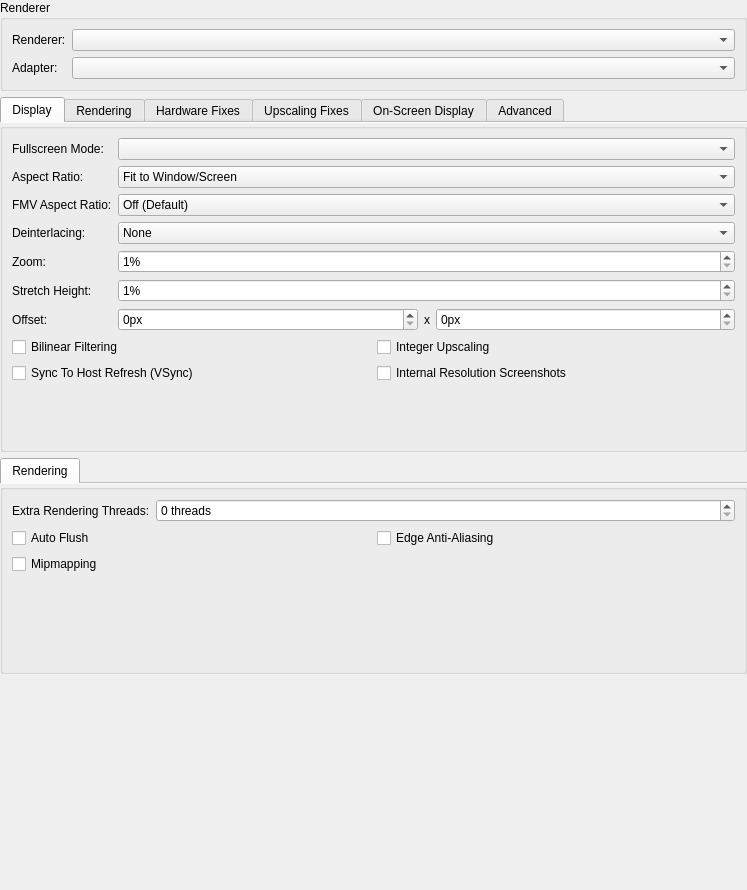
<?xml version="1.0" encoding="UTF-8"?>
<ui version="4.0">
 <class>GraphicsSettingsWidget</class>
 <widget class="QWidget" name="GraphicsSettingsWidget">
  <property name="geometry">
   <rect>
    <x>0</x>
    <y>0</y>
    <width>747</width>
    <height>890</height>
   </rect>
  </property>
  <property name="windowTitle">
   <string>Form</string>
  </property>
  <layout class="QVBoxLayout" name="verticalLayout">
   <property name="leftMargin">
    <number>0</number>
   </property>
   <property name="topMargin">
    <number>0</number>
   </property>
   <property name="rightMargin">
    <number>0</number>
   </property>
   <property name="bottomMargin">
    <number>0</number>
   </property>
   <item>
    <widget class="QGroupBox" name="groupBox_3">
     <property name="title">
      <string>Renderer</string>
     </property>
     <layout class="QFormLayout" name="formLayout">
      <item row="0" column="0">
       <widget class="QLabel" name="label_4">
        <property name="text">
         <string>Renderer:</string>
        </property>
       </widget>
      </item>
      <item row="0" column="1">
       <widget class="QComboBox" name="renderer"/>
      </item>
      <item row="1" column="0">
       <widget class="QLabel" name="label_3">
        <property name="text">
         <string>Adapter:</string>
        </property>
       </widget>
      </item>
      <item row="1" column="1">
       <widget class="QComboBox" name="adapter"/>
      </item>
     </layout>
    </widget>
   </item>
   <item>
    <widget class="QTabWidget" name="hardwareRendererGroup">
     <property name="currentIndex">
      <number>0</number>
     </property>
     <property name="documentMode">
      <bool>true</bool>
     </property>
     <widget class="QGroupBox" name="gameDisplayTab">
      <attribute name="title">
       <string>Display</string>
      </attribute>
      <layout class="QFormLayout" name="formLayout_7">
       <item row="0" column="0">
        <widget class="QLabel" name="label_28">
         <property name="text">
          <string>Fullscreen Mode:</string>
         </property>
        </widget>
       </item>
       <item row="0" column="1">
        <widget class="QComboBox" name="fullscreenModes"/>
       </item>
       <item row="1" column="0">
        <widget class="QLabel" name="label_27">
         <property name="text">
          <string>Aspect Ratio:</string>
         </property>
        </widget>
       </item>
       <item row="1" column="1">
        <widget class="QComboBox" name="aspectRatio">
         <item>
          <property name="text">
           <string>Fit to Window/Screen</string>
          </property>
         </item>
         <item>
          <property name="text">
           <string>Standard (4:3)</string>
          </property>
         </item>
         <item>
          <property name="text">
           <string>Widescreen (16:9)</string>
          </property>
         </item>
        </widget>
       </item>
       <item row="2" column="0">
        <widget class="QLabel" name="label_22">
         <property name="text">
          <string>FMV Aspect Ratio:</string>
         </property>
        </widget>
       </item>
       <item row="2" column="1">
        <widget class="QComboBox" name="fmvAspectRatio">
         <item>
          <property name="text">
           <string>Off (Default)</string>
          </property>
         </item>
         <item>
          <property name="text">
           <string>Standard (4:3)</string>
          </property>
         </item>
         <item>
          <property name="text">
           <string>Widescreen (16:9)</string>
          </property>
         </item>
        </widget>
       </item>
       <item row="3" column="0">
        <widget class="QLabel" name="label_23">
         <property name="text">
          <string>Deinterlacing:</string>
         </property>
        </widget>
       </item>
       <item row="3" column="1">
        <widget class="QComboBox" name="interlacing">
         <item>
          <property name="text">
           <string>None</string>
          </property>
         </item>
         <item>
          <property name="text">
           <string>Weave (Top Field First, Sawtooth)</string>
          </property>
         </item>
         <item>
          <property name="text">
           <string>Weave (Bottom Field First, Sawtooth)</string>
          </property>
         </item>
         <item>
          <property name="text">
           <string>Bob (Top Field First)</string>
          </property>
         </item>
         <item>
          <property name="text">
           <string>Bob (Bottom Field First)</string>
          </property>
         </item>
         <item>
          <property name="text">
           <string>Blend (Top Field First, Half FPS)</string>
          </property>
         </item>
         <item>
          <property name="text">
           <string>Blend (Bottom Field First, Half FPS)</string>
          </property>
         </item>
         <item>
          <property name="text">
           <string>Automatic (Default)</string>
          </property>
         </item>
        </widget>
       </item>
       <item row="4" column="0">
        <widget class="QLabel" name="label_21">
         <property name="text">
          <string>Zoom:</string>
         </property>
        </widget>
       </item>
       <item row="4" column="1">
        <widget class="QSpinBox" name="zoom">
         <property name="suffix">
          <string>%</string>
         </property>
         <property name="minimum">
          <number>1</number>
         </property>
         <property name="maximum">
          <number>300</number>
         </property>
        </widget>
       </item>
       <item row="5" column="0">
        <widget class="QLabel" name="label_24">
         <property name="text">
          <string>Stretch Height:</string>
         </property>
        </widget>
       </item>
       <item row="5" column="1">
        <widget class="QSpinBox" name="stretchY">
         <property name="suffix">
          <string>%</string>
         </property>
         <property name="minimum">
          <number>1</number>
         </property>
         <property name="maximum">
          <number>300</number>
         </property>
        </widget>
       </item>
       <item row="6" column="0">
        <widget class="QLabel" name="label_26">
         <property name="text">
          <string>Offset:</string>
         </property>
        </widget>
       </item>
       <item row="6" column="1">
        <layout class="QHBoxLayout" name="horizontalLayout_3" stretch="1,0,1">
         <item>
          <widget class="QSpinBox" name="offsetX">
           <property name="suffix">
            <string>px</string>
           </property>
           <property name="maximum">
            <number>1000</number>
           </property>
          </widget>
         </item>
         <item>
          <widget class="QLabel" name="label_25">
           <property name="text">
            <string>x</string>
           </property>
          </widget>
         </item>
         <item>
          <widget class="QSpinBox" name="offsetY">
           <property name="suffix">
            <string>px</string>
           </property>
           <property name="maximum">
            <number>1000</number>
           </property>
          </widget>
         </item>
        </layout>
       </item>
       <item row="7" column="0" colspan="2">
        <layout class="QGridLayout" name="gridLayout_5">
         <item row="0" column="2">
          <widget class="QCheckBox" name="integerScaling">
           <property name="text">
            <string>Integer Upscaling</string>
           </property>
          </widget>
         </item>
         <item row="0" column="1">
          <widget class="QCheckBox" name="bilinearFiltering">
           <property name="text">
            <string>Bilinear Filtering</string>
           </property>
          </widget>
         </item>
         <item row="1" column="1">
          <widget class="QCheckBox" name="vsync">
           <property name="text">
            <string>Sync To Host Refresh (VSync)</string>
           </property>
          </widget>
         </item>
         <item row="1" column="2">
          <widget class="QCheckBox" name="internalResolutionScreenshots">
           <property name="text">
            <string>Internal Resolution Screenshots</string>
           </property>
          </widget>
         </item>
        </layout>
       </item>
      </layout>
     </widget>
     <widget class="QGroupBox" name="hardwareRenderingTab">
      <attribute name="title">
       <string>Rendering</string>
      </attribute>
      <layout class="QFormLayout" name="formLayout_4">
       <item row="0" column="0">
        <widget class="QLabel" name="label">
         <property name="text">
          <string>Internal Resolution:</string>
         </property>
        </widget>
       </item>
       <item row="0" column="1">
        <widget class="QComboBox" name="upscaleMultiplier">
         <item>
          <property name="text">
           <string>Custom</string>
          </property>
         </item>
         <item>
          <property name="text">
           <string>Native (PS2)</string>
          </property>
         </item>
         <item>
          <property name="text">
           <string>2x Native (~720p)</string>
          </property>
         </item>
         <item>
          <property name="text">
           <string>3x Native (~1080p)</string>
          </property>
         </item>
         <item>
          <property name="text">
           <string>4x Native (~1440p/2K)</string>
          </property>
         </item>
         <item>
          <property name="text">
           <string>5x Native (~1620p)</string>
          </property>
         </item>
         <item>
          <property name="text">
           <string>6x Native (~2160p/4K)</string>
          </property>
         </item>
         <item>
          <property name="text">
           <string>7x Native (~2520p)</string>
          </property>
         </item>
         <item>
          <property name="text">
           <string>8x Native (~2280p)</string>
          </property>
         </item>
        </widget>
       </item>
       <item row="1" column="0">
        <widget class="QLabel" name="label_6">
         <property name="text">
          <string>Mipmapping:</string>
         </property>
        </widget>
       </item>
       <item row="1" column="1">
        <widget class="QComboBox" name="mipmapping">
         <item>
          <property name="text">
           <string>Automatic (Default)</string>
          </property>
         </item>
         <item>
          <property name="text">
           <string>Off</string>
          </property>
         </item>
         <item>
          <property name="text">
           <string>Basic (Generated Mipmaps)</string>
          </property>
         </item>
         <item>
          <property name="text">
           <string>Full (PS2 Mipmaps)</string>
          </property>
         </item>
        </widget>
       </item>
       <item row="2" column="0">
        <widget class="QLabel" name="label_13">
         <property name="text">
          <string>Texture Filtering:</string>
         </property>
        </widget>
       </item>
       <item row="2" column="1">
        <widget class="QComboBox" name="textureFiltering">
         <item>
          <property name="text">
           <string>Nearest</string>
          </property>
         </item>
         <item>
          <property name="text">
           <string>Bilinear (Forced)</string>
          </property>
         </item>
         <item>
          <property name="text">
           <string>Bilinear (PS2)</string>
          </property>
         </item>
         <item>
          <property name="text">
           <string>Bilinear (Forced excluding sprite)</string>
          </property>
         </item>
        </widget>
       </item>
       <item row="3" column="0">
        <widget class="QLabel" name="label_11">
         <property name="text">
          <string>Trilinear Filtering:</string>
         </property>
        </widget>
       </item>
       <item row="3" column="1">
        <widget class="QComboBox" name="trilinearFiltering">
         <item>
          <property name="text">
           <string>None (Default)</string>
          </property>
         </item>
         <item>
          <property name="text">
           <string>Trilinear (PS2)</string>
          </property>
         </item>
         <item>
          <property name="text">
           <string>Trilinear (Forced)</string>
          </property>
         </item>
        </widget>
       </item>
       <item row="4" column="0">
        <widget class="QLabel" name="label_5">
         <property name="text">
          <string>Anisotropic Filtering:</string>
         </property>
        </widget>
       </item>
       <item row="4" column="1">
        <widget class="QComboBox" name="anisotropicFiltering"/>
       </item>
       <item row="5" column="0">
        <widget class="QLabel" name="label_2">
         <property name="text">
          <string>Dithering:</string>
         </property>
        </widget>
       </item>
       <item row="5" column="1">
        <widget class="QComboBox" name="dithering">
         <item>
          <property name="text">
           <string>Off</string>
          </property>
         </item>
         <item>
          <property name="text">
           <string>Scaled</string>
          </property>
         </item>
         <item>
          <property name="text">
           <string>Unscaled (Default)</string>
          </property>
         </item>
        </widget>
       </item>
       <item row="6" column="0">
        <widget class="QLabel" name="label_7">
         <property name="text">
          <string>CRC Fix Level:</string>
         </property>
        </widget>
       </item>
       <item row="6" column="1">
        <widget class="QComboBox" name="crcFixLevel">
         <item>
          <property name="text">
           <string>Automatic (Default)</string>
          </property>
         </item>
         <item>
          <property name="text">
           <string>None (Debug)</string>
          </property>
         </item>
         <item>
          <property name="text">
           <string>Minimum (Debug)</string>
          </property>
         </item>
         <item>
          <property name="text">
           <string>Partial (OpenGL)</string>
          </property>
         </item>
         <item>
          <property name="text">
           <string>Full (Direct3D)</string>
          </property>
         </item>
         <item>
          <property name="text">
           <string>Aggressive</string>
          </property>
         </item>
        </widget>
       </item>
       <item row="7" column="0">
        <widget class="QLabel" name="label_8">
         <property name="text">
          <string>Blending Accuracy:</string>
         </property>
        </widget>
       </item>
       <item row="7" column="1">
        <widget class="QComboBox" name="blending">
         <item>
          <property name="text">
           <string>Minimum (Fastest)</string>
          </property>
         </item>
         <item>
          <property name="text">
           <string>Basic (Recommended)</string>
          </property>
         </item>
         <item>
          <property name="text">
           <string>Medium</string>
          </property>
         </item>
         <item>
          <property name="text">
           <string>High</string>
          </property>
         </item>
         <item>
          <property name="text">
           <string>Full (Very Slow)</string>
          </property>
         </item>
         <item>
          <property name="text">
           <string>Ultra (Ultra Slow)</string>
          </property>
         </item>
        </widget>
       </item>
       <item row="9" column="0" colspan="2">
        <layout class="QGridLayout" name="basicCheckboxGridLayout">
         <item row="1" column="0">
          <widget class="QCheckBox" name="gpuPaletteConversion">
           <property name="text">
            <string>GPU Palette Conversion</string>
           </property>
          </widget>
         </item>
         <item row="0" column="1">
          <widget class="QCheckBox" name="conservativeBufferAllocation">
           <property name="text">
            <string>Conservative Buffer Allocation</string>
           </property>
          </widget>
         </item>
         <item row="0" column="0">
          <widget class="QCheckBox" name="accurateDATE">
           <property name="text">
            <string>Accurate Destination Alpha Test</string>
           </property>
          </widget>
         </item>
         <item row="1" column="1">
          <widget class="QCheckBox" name="enableHWFixes">
           <property name="text">
            <string>Manual Hardware Renderer Fixes</string>
           </property>
          </widget>
         </item>
        </layout>
       </item>
       <item row="8" column="0">
        <widget class="QLabel" name="label_20">
         <property name="text">
          <string>Texture Preloading:</string>
         </property>
        </widget>
       </item>
       <item row="8" column="1">
        <widget class="QComboBox" name="texturePreloading">
         <item>
          <property name="text">
           <string>None</string>
          </property>
         </item>
         <item>
          <property name="text">
           <string>Partial</string>
          </property>
         </item>
         <item>
          <property name="text">
           <string>Full (Hash Cache)</string>
          </property>
         </item>
        </widget>
       </item>
      </layout>
     </widget>
     <widget class="QGroupBox" name="hardwareFixesTab">
      <attribute name="title">
       <string>Hardware Fixes</string>
      </attribute>
      <layout class="QFormLayout" name="formLayout_2">
       <item row="0" column="0">
        <widget class="QLabel" name="label_10">
         <property name="text">
          <string>Half Screen Fix:</string>
         </property>
        </widget>
       </item>
       <item row="0" column="1">
        <widget class="QComboBox" name="halfScreenFix">
         <item>
          <property name="text">
           <string>Automatic (Default)</string>
          </property>
         </item>
         <item>
          <property name="text">
           <string>Force Disabled</string>
          </property>
         </item>
         <item>
          <property name="text">
           <string>Force Enabled</string>
          </property>
         </item>
        </widget>
       </item>
       <item row="1" column="0">
        <widget class="QLabel" name="label_12">
         <property name="text">
          <string>Skipdraw Range:</string>
         </property>
        </widget>
       </item>
       <item row="1" column="1">
        <layout class="QHBoxLayout" name="horizontalLayout">
         <item>
          <widget class="QSpinBox" name="skipDrawStart">
           <property name="maximum">
            <number>10000</number>
           </property>
          </widget>
         </item>
         <item>
          <widget class="QSpinBox" name="skipDrawEnd">
           <property name="maximum">
            <number>10000</number>
           </property>
          </widget>
         </item>
        </layout>
       </item>
       <item row="2" column="0" colspan="2">
        <layout class="QGridLayout" name="gridLayout">
         <item row="0" column="0">
          <widget class="QCheckBox" name="hwAutoFlush">
           <property name="text">
            <string>Auto Flush</string>
           </property>
          </widget>
         </item>
         <item row="0" column="1">
          <widget class="QCheckBox" name="frameBufferConversion">
           <property name="text">
            <string>Frame Buffer Conversion</string>
           </property>
          </widget>
         </item>
         <item row="1" column="0">
          <widget class="QCheckBox" name="disableDepthEmulation">
           <property name="text">
            <string>Disable Depth Emulation</string>
           </property>
          </widget>
         </item>
         <item row="1" column="1">
          <widget class="QCheckBox" name="memoryWrapping">
           <property name="text">
            <string>Memory Wrapping</string>
           </property>
          </widget>
         </item>
         <item row="2" column="0">
          <widget class="QCheckBox" name="disableSafeFeatures">
           <property name="text">
            <string>Disable Safe Features</string>
           </property>
          </widget>
         </item>
         <item row="2" column="1">
          <widget class="QCheckBox" name="preloadFrameData">
           <property name="text">
            <string>Preload Frame Data</string>
           </property>
          </widget>
         </item>
         <item row="3" column="0">
          <widget class="QCheckBox" name="fastTextureInvalidation">
           <property name="text">
            <string>Disable Partial Invalidation</string>
           </property>
          </widget>
         </item>
         <item row="3" column="1">
          <widget class="QCheckBox" name="textureInsideRt">
           <property name="text">
            <string>Texture Inside RT</string>
           </property>
          </widget>
         </item>
        </layout>
       </item>
      </layout>
     </widget>
     <widget class="QGroupBox" name="upscalingFixesTab">
      <attribute name="title">
       <string>Upscaling Fixes</string>
      </attribute>
      <layout class="QFormLayout" name="formLayout_5">
       <item row="0" column="0">
        <widget class="QLabel" name="label_14">
         <property name="text">
          <string>Half Pixel Offset:</string>
         </property>
        </widget>
       </item>
       <item row="0" column="1">
        <widget class="QComboBox" name="halfPixelOffset">
         <item>
          <property name="text">
           <string>Off (Default)</string>
          </property>
         </item>
         <item>
          <property name="text">
           <string>Normal (Vertex)</string>
          </property>
         </item>
         <item>
          <property name="text">
           <string>Special (Texture)</string>
          </property>
         </item>
         <item>
          <property name="text">
           <string>Special (Texture - Aggressive)</string>
          </property>
         </item>
        </widget>
       </item>
       <item row="1" column="0">
        <widget class="QLabel" name="label_15">
         <property name="text">
          <string>Round Sprite:</string>
         </property>
        </widget>
       </item>
       <item row="1" column="1">
        <widget class="QComboBox" name="roundSprite">
         <item>
          <property name="text">
           <string>Off (Default)</string>
          </property>
         </item>
         <item>
          <property name="text">
           <string>Half</string>
          </property>
         </item>
         <item>
          <property name="text">
           <string>Full</string>
          </property>
         </item>
        </widget>
       </item>
       <item row="2" column="0">
        <widget class="QLabel" name="label_16">
         <property name="text">
          <string>Texture Offsets:</string>
         </property>
        </widget>
       </item>
       <item row="2" column="1">
        <layout class="QHBoxLayout" name="horizontalLayout_2" stretch="0,1,0,1">
         <item>
          <widget class="QLabel" name="label_17">
           <property name="text">
            <string>X:</string>
           </property>
          </widget>
         </item>
         <item>
          <widget class="QSpinBox" name="textureOffsetX">
           <property name="maximum">
            <number>1000</number>
           </property>
          </widget>
         </item>
         <item>
          <widget class="QLabel" name="label_18">
           <property name="text">
            <string>Y:</string>
           </property>
          </widget>
         </item>
         <item>
          <widget class="QSpinBox" name="textureOffsetY">
           <property name="maximum">
            <number>1000</number>
           </property>
          </widget>
         </item>
        </layout>
       </item>
       <item row="3" column="0" colspan="2">
        <layout class="QGridLayout" name="gridLayout_3">
         <item row="0" column="1">
          <widget class="QCheckBox" name="mergeSprite">
           <property name="text">
            <string>Merge Sprite</string>
           </property>
          </widget>
         </item>
         <item row="0" column="0">
          <widget class="QCheckBox" name="alignSprite">
           <property name="text">
            <string>Align Sprite</string>
           </property>
          </widget>
         </item>
         <item row="1" column="0">
          <widget class="QCheckBox" name="wildHack">
           <property name="text">
            <string>Wild Arms Hack</string>
           </property>
          </widget>
         </item>
        </layout>
       </item>
      </layout>
     </widget>
     <widget class="QGroupBox" name="osdTab">
      <attribute name="title">
       <string>On-Screen Display</string>
      </attribute>
      <layout class="QFormLayout" name="formLayout_8">
       <item row="0" column="0">
        <widget class="QLabel" name="label_29">
         <property name="text">
          <string>OSD Scale:</string>
         </property>
        </widget>
       </item>
       <item row="0" column="1">
        <widget class="QSpinBox" name="osdScale">
         <property name="suffix">
          <string>%</string>
         </property>
         <property name="minimum">
          <number>100</number>
         </property>
         <property name="maximum">
          <number>500</number>
         </property>
        </widget>
       </item>
       <item row="1" column="0" colspan="2">
        <layout class="QGridLayout" name="gridLayout_6">
         <item row="0" column="0">
          <widget class="QCheckBox" name="osdShowMessages">
           <property name="text">
            <string>Show Notifications</string>
           </property>
          </widget>
         </item>
         <item row="0" column="1">
          <widget class="QCheckBox" name="osdShowSpeed">
           <property name="text">
            <string>Show Speed</string>
           </property>
          </widget>
         </item>
         <item row="1" column="0">
          <widget class="QCheckBox" name="osdShowFPS">
           <property name="text">
            <string>Show FPS</string>
           </property>
          </widget>
         </item>
         <item row="1" column="1">
          <widget class="QCheckBox" name="osdShowResolution">
           <property name="text">
            <string>Show Resolution</string>
           </property>
          </widget>
         </item>
         <item row="2" column="0">
          <widget class="QCheckBox" name="osdShowCPU">
           <property name="text">
            <string>Show CPU Usage</string>
           </property>
          </widget>
         </item>
         <item row="2" column="1">
          <widget class="QCheckBox" name="osdShowGPU">
           <property name="text">
            <string>Show GPU Usage</string>
           </property>
          </widget>
         </item>
         <item row="3" column="0">
          <widget class="QCheckBox" name="osdShowGSStats">
           <property name="text">
            <string>Show Statistics</string>
           </property>
          </widget>
         </item>
         <item row="3" column="1">
          <widget class="QCheckBox" name="osdShowIndicators">
           <property name="text">
            <string>Show Indicators</string>
           </property>
          </widget>
         </item>
        </layout>
       </item>
      </layout>
     </widget>
     <widget class="QGroupBox" name="advancedTab">
      <attribute name="title">
       <string>Advanced</string>
      </attribute>
      <layout class="QVBoxLayout" name="verticalLayout_2">
       <item>
        <widget class="QGroupBox" name="groupBox_2">
         <property name="title">
          <string>Debug Options</string>
         </property>
         <layout class="QGridLayout" name="gridLayout_7">
          <item row="0" column="0">
           <widget class="QCheckBox" name="useBlitSwapChain">
            <property name="text">
             <string>Use Blit Swap Chain</string>
            </property>
           </widget>
          </item>
          <item row="0" column="1">
           <widget class="QCheckBox" name="useDebugDevice">
            <property name="text">
             <string>Use Debug Device</string>
            </property>
           </widget>
          </item>
         </layout>
        </widget>
       </item>
       <item>
        <widget class="QGroupBox" name="groupBox">
         <property name="title">
          <string>Texture Replacement</string>
         </property>
         <layout class="QGridLayout" name="gridLayout_8">
          <item row="0" column="0">
           <widget class="QCheckBox" name="dumpReplaceableTextures">
            <property name="text">
             <string>Dump Textures</string>
            </property>
           </widget>
          </item>
          <item row="0" column="1">
           <widget class="QCheckBox" name="dumpReplaceableMipmaps">
            <property name="text">
             <string>Dump Mipmaps</string>
            </property>
           </widget>
          </item>
          <item row="1" column="1">
           <widget class="QCheckBox" name="loadTextureReplacementsAsync">
            <property name="text">
             <string>Async Texture Loading</string>
            </property>
           </widget>
          </item>
          <item row="2" column="1">
           <widget class="QCheckBox" name="precacheTextureReplacements">
            <property name="text">
             <string>Precache Textures</string>
            </property>
           </widget>
          </item>
          <item row="2" column="0">
           <widget class="QCheckBox" name="loadTextureReplacements">
            <property name="text">
             <string>Load Textures</string>
            </property>
           </widget>
          </item>
          <item row="1" column="0">
           <widget class="QCheckBox" name="dumpTexturesWithFMVActive">
            <property name="text">
             <string>Dump FMV Textures</string>
            </property>
           </widget>
          </item>
         </layout>
        </widget>
       </item>
       <item>
        <spacer name="verticalSpacer_2">
         <property name="orientation">
          <enum>Qt::Vertical</enum>
         </property>
         <property name="sizeHint" stdset="0">
          <size>
           <width>20</width>
           <height>40</height>
          </size>
         </property>
        </spacer>
       </item>
      </layout>
     </widget>
    </widget>
   </item>
   <item>
    <widget class="QTabWidget" name="softwareRendererGroup">
     <property name="documentMode">
      <bool>true</bool>
     </property>
     <widget class="QGroupBox" name="softwareRendererSettings">
      <attribute name="title">
       <string>Rendering</string>
      </attribute>
      <layout class="QFormLayout" name="formLayout_3">
       <item row="0" column="0">
        <widget class="QLabel" name="label_9">
         <property name="text">
          <string>Extra Rendering Threads:</string>
         </property>
        </widget>
       </item>
       <item row="0" column="1">
        <widget class="QSpinBox" name="extraSWThreads">
         <property name="suffix">
          <string> threads</string>
         </property>
        </widget>
       </item>
       <item row="1" column="0" colspan="2">
        <layout class="QGridLayout" name="gridLayout_2">
         <item row="0" column="0">
          <widget class="QCheckBox" name="swAutoFlush">
           <property name="text">
            <string>Auto Flush</string>
           </property>
          </widget>
         </item>
         <item row="1" column="0">
          <widget class="QCheckBox" name="swMipmap">
           <property name="text">
            <string>Mipmapping</string>
           </property>
          </widget>
         </item>
         <item row="0" column="1">
          <widget class="QCheckBox" name="swAA1">
           <property name="text">
            <string>Edge Anti-Aliasing</string>
           </property>
          </widget>
         </item>
        </layout>
       </item>
      </layout>
     </widget>
    </widget>
   </item>
   <item>
    <spacer name="verticalSpacer">
     <property name="orientation">
      <enum>Qt::Vertical</enum>
     </property>
     <property name="sizeHint" stdset="0">
      <size>
       <width>20</width>
       <height>40</height>
      </size>
     </property>
    </spacer>
   </item>
  </layout>
 </widget>
 <resources/>
 <connections/>
</ui>
